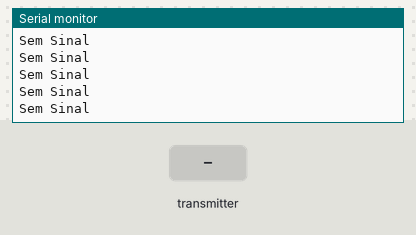
A sketch run on a simulated ESP32. Shown: the last lines printed to the serial monitor. The test bench sets the inputs (shaded band).

Above: at 1.2 s.
1.3 s: the transmitter starts sending lxAxisValue = 0
At 1.66 s:
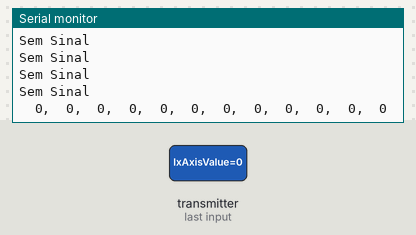
3.3 s: the transmitter starts sending lyAxisValue = 64
At 3.66 s:
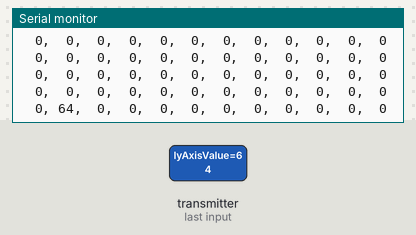
5.3 s: the transmitter starts sending rxAxisValue = 64
At 5.66 s:
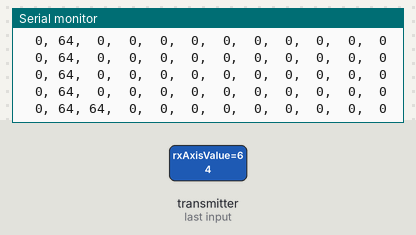
7.3 s: the transmitter starts sending ryAxisValue = 64
At 7.66 s:
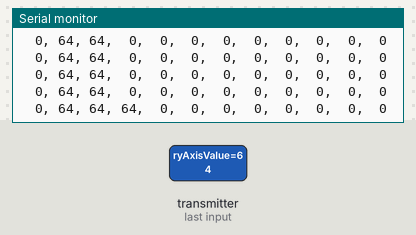
9.3 s: the transmitter starts sending switch1Value = 64
At 9.66 s:
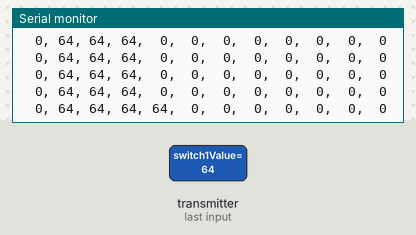
11.3 s: the transmitter starts sending switch2Value = 64
At 11.66 s:
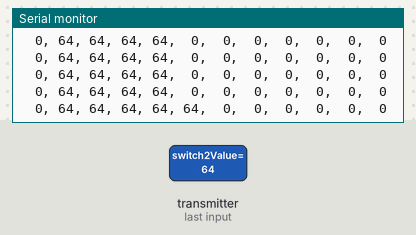

Measured:
- after the input at 1.3 s, the serial monitor: prints a new line after 0.05 s (image 1)
- after the input at 3.3 s, the serial monitor: prints a new line after 0.05 s (image 2)
- after the input at 5.3 s, the serial monitor: prints a new line after 0.05 s (image 3)
- after the input at 7.3 s, the serial monitor: prints a new line after 0.05 s (image 4)
- after the input at 9.3 s, the serial monitor: prints a new line after 0.05 s (image 5)
- after the input at 11.3 s, the serial monitor: prints a new line after 0.05 s (image 6)

The sketch:

Receptor_12_canais_print.ino
```cpp
#include <esp_now.h>
#include <WiFi.h>

#define SIGNAL_TIMEOUT 1000  // Este é o tempo limite do sinal em milissegundos. Iremos redefinir os dados se não houver sinal

unsigned long lastRecvTime = 0;

struct PacketData
{
  byte lxAxisValue;
  byte lyAxisValue;
  byte rxAxisValue;
  byte ryAxisValue;

  byte switch1Value;
  byte switch2Value;
  byte switch3Value;
  byte switch4Value;
  byte switch5Value;
  byte switch6Value;
  byte switch7Value;
  byte switch8Value;

};
PacketData receiverData;

// função de retorno de chamada que será executada quando os dados forem recebidos
void OnDataRecv(const uint8_t * mac, const uint8_t *incomingData, int len)
{
  if (len == 0)
  {
    return;
  }
  memcpy(&receiverData, incomingData, sizeof(receiverData));

  char inputValuesString[100];
  sprintf(inputValuesString,
          "%3d,%3d,%3d,%3d,%3d,%3d,%3d,%3d,%3d,%3d,%3d,%3d",
           receiverData.lxAxisValue,
           receiverData.lyAxisValue,
           receiverData.rxAxisValue,
           receiverData.ryAxisValue,
           receiverData.switch1Value,
           receiverData.switch2Value,
           receiverData.switch3Value,
           receiverData.switch4Value,
           receiverData.switch5Value,
           receiverData.switch6Value,
           receiverData.switch7Value,
           receiverData.switch8Value);
  Serial.println(inputValuesString);

  lastRecvTime = millis();
}

void setup()
{
  Serial.begin(115200);
  WiFi.mode(WIFI_STA);

  // Init ESP-NOW
  if (esp_now_init() != ESP_OK)
  {
    Serial.println("Erro na inicialização do ESP-NOW");
    return;
  }

  esp_now_register_recv_cb(OnDataRecv);
}


void loop()
{
  //Check Signal lost.
  unsigned long now = millis();
  if ( now - lastRecvTime > SIGNAL_TIMEOUT )
  {
    Serial.println("Sem Sinal");
  }
}
```
